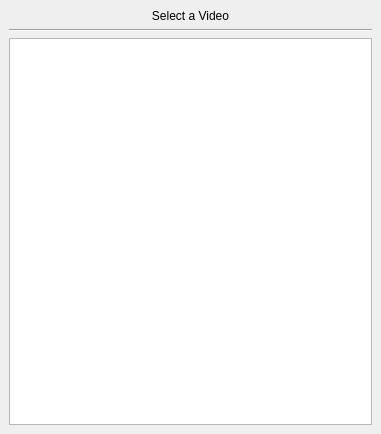
<?xml version="1.0" encoding="UTF-8"?>
<ui version="4.0">
 <class>VideoCollectionSimulator</class>
 <widget class="QWidget" name="VideoCollectionSimulator">
  <property name="geometry">
   <rect>
    <x>0</x>
    <y>0</y>
    <width>381</width>
    <height>434</height>
   </rect>
  </property>
  <property name="windowTitle">
   <string>Form</string>
  </property>
  <layout class="QVBoxLayout" name="verticalLayout_3">
   <property name="leftMargin">
    <number>0</number>
   </property>
   <property name="topMargin">
    <number>0</number>
   </property>
   <property name="rightMargin">
    <number>0</number>
   </property>
   <property name="bottomMargin">
    <number>0</number>
   </property>
   <item>
    <widget class="QStackedWidget" name="m_phoneWidget">
     <property name="currentIndex">
      <number>2</number>
     </property>
     <widget class="QWidget" name="m_pageStopped">
      <layout class="QHBoxLayout" name="horizontalLayout_3">
       <property name="leftMargin">
        <number>0</number>
       </property>
       <property name="topMargin">
        <number>0</number>
       </property>
       <property name="rightMargin">
        <number>0</number>
       </property>
       <property name="bottomMargin">
        <number>0</number>
       </property>
       <item>
        <widget class="QLabel" name="m_lblHeading_2">
         <property name="text">
          <string notr="true">&lt;html&gt;&lt;head/&gt;&lt;body&gt;&lt;p&gt;&lt;span style=&quot; font-size:18pt;&quot;&gt;Video Collection&lt;/span&gt;&lt;/p&gt;&lt;/body&gt;&lt;/html&gt;</string>
         </property>
         <property name="alignment">
          <set>Qt::AlignCenter</set>
         </property>
        </widget>
       </item>
      </layout>
     </widget>
     <widget class="QWidget" name="m_pageWelcome">
      <layout class="QGridLayout" name="gridLayout_2">
       <item row="2" column="0" colspan="3">
        <widget class="Line" name="line_2">
         <property name="orientation">
          <enum>Qt::Horizontal</enum>
         </property>
        </widget>
       </item>
       <item row="5" column="0">
        <spacer name="horizontalSpacer_3">
         <property name="orientation">
          <enum>Qt::Horizontal</enum>
         </property>
         <property name="sizeHint" stdset="0">
          <size>
           <width>135</width>
           <height>20</height>
          </size>
         </property>
        </spacer>
       </item>
       <item row="5" column="1">
        <widget class="QPushButton" name="m_btnStart">
         <property name="enabled">
          <bool>false</bool>
         </property>
         <property name="text">
          <string>&amp;Start</string>
         </property>
        </widget>
       </item>
       <item row="5" column="2">
        <spacer name="horizontalSpacer_4">
         <property name="orientation">
          <enum>Qt::Horizontal</enum>
         </property>
         <property name="sizeHint" stdset="0">
          <size>
           <width>135</width>
           <height>20</height>
          </size>
         </property>
        </spacer>
       </item>
       <item row="3" column="0" colspan="3">
        <widget class="QLabel" name="m_lblAuthor">
         <property name="text">
          <string notr="true">Author</string>
         </property>
         <property name="alignment">
          <set>Qt::AlignCenter</set>
         </property>
        </widget>
       </item>
       <item row="1" column="0" colspan="3">
        <widget class="QLabel" name="m_lblHeading">
         <property name="text">
          <string notr="true">Heading</string>
         </property>
         <property name="alignment">
          <set>Qt::AlignCenter</set>
         </property>
        </widget>
       </item>
       <item row="0" column="0" colspan="3">
        <spacer name="verticalSpacer_2">
         <property name="orientation">
          <enum>Qt::Vertical</enum>
         </property>
         <property name="sizeHint" stdset="0">
          <size>
           <width>20</width>
           <height>116</height>
          </size>
         </property>
        </spacer>
       </item>
       <item row="4" column="0" colspan="3">
        <spacer name="verticalSpacer_3">
         <property name="orientation">
          <enum>Qt::Vertical</enum>
         </property>
         <property name="sizeHint" stdset="0">
          <size>
           <width>20</width>
           <height>115</height>
          </size>
         </property>
        </spacer>
       </item>
      </layout>
     </widget>
     <widget class="QWidget" name="m_pageList">
      <layout class="QVBoxLayout" name="verticalLayout">
       <item>
        <widget class="QLabel" name="m_lblSelect">
         <property name="text">
          <string>Select a Video</string>
         </property>
         <property name="alignment">
          <set>Qt::AlignCenter</set>
         </property>
        </widget>
       </item>
       <item>
        <widget class="Line" name="line">
         <property name="orientation">
          <enum>Qt::Horizontal</enum>
         </property>
        </widget>
       </item>
       <item>
        <widget class="QListWidget" name="m_listVideos">
         <property name="sizePolicy">
          <sizepolicy hsizetype="Expanding" vsizetype="MinimumExpanding">
           <horstretch>0</horstretch>
           <verstretch>0</verstretch>
          </sizepolicy>
         </property>
         <property name="horizontalScrollBarPolicy">
          <enum>Qt::ScrollBarAlwaysOff</enum>
         </property>
         <property name="alternatingRowColors">
          <bool>true</bool>
         </property>
         <property name="iconSize">
          <size>
           <width>75</width>
           <height>75</height>
          </size>
         </property>
         <property name="wordWrap">
          <bool>true</bool>
         </property>
        </widget>
       </item>
      </layout>
     </widget>
     <widget class="QWidget" name="m_pageFinish">
      <layout class="QGridLayout" name="gridLayout">
       <item row="1" column="1">
        <widget class="QPushButton" name="m_btnRestart">
         <property name="text">
          <string>&amp;Restart</string>
         </property>
        </widget>
       </item>
       <item row="1" column="2">
        <spacer name="horizontalSpacer_2">
         <property name="orientation">
          <enum>Qt::Horizontal</enum>
         </property>
         <property name="sizeHint" stdset="0">
          <size>
           <width>135</width>
           <height>20</height>
          </size>
         </property>
        </spacer>
       </item>
       <item row="1" column="0">
        <spacer name="horizontalSpacer">
         <property name="orientation">
          <enum>Qt::Horizontal</enum>
         </property>
         <property name="sizeHint" stdset="0">
          <size>
           <width>135</width>
           <height>20</height>
          </size>
         </property>
        </spacer>
       </item>
       <item row="0" column="0" colspan="3">
        <widget class="QLabel" name="m_lblHeading_3">
         <property name="text">
          <string notr="true">&lt;html&gt;&lt;head/&gt;&lt;body&gt;&lt;p&gt;&lt;span style=&quot; font-size:18pt;&quot;&gt;That was the last video!&lt;/span&gt;&lt;/p&gt;&lt;/body&gt;&lt;/html&gt;</string>
         </property>
         <property name="alignment">
          <set>Qt::AlignCenter</set>
         </property>
         <property name="wordWrap">
          <bool>true</bool>
         </property>
        </widget>
       </item>
      </layout>
     </widget>
    </widget>
   </item>
  </layout>
 </widget>
 <resources/>
 <connections/>
</ui>
